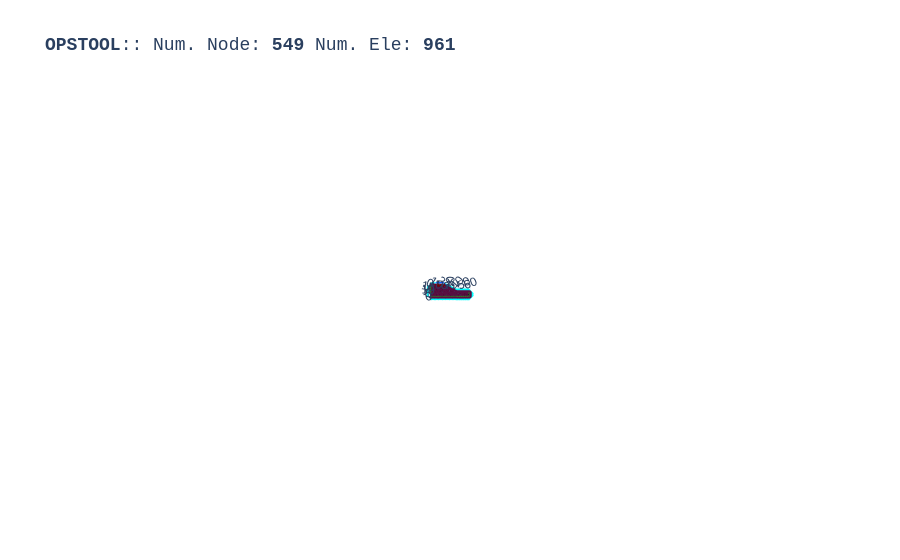

Here is the notebook cell this chart was saved with:
### Code cell
ops.wipeAnalysis()
ops.setTime(0.0)
 
ops.timeSeries("Linear", 1)
ops.pattern("Plain", 1, 1)
for bb in BEAMs:
    opst.pre.transform_beam_uniform_load(bb, wy=-30.0)

opst.vis.plotly.plot_model(show_node_numbering=False, show_ele_numbering=False, show_nodal_loads = True, show_ele_loads=True)

### Figure 1 — Plotly figure (JSON) as saved in the notebook; plotly's stock layout.template omitted (floating-point values rounded to 4 significant figures; data arrays with more than 128 entries replaced by an {"elided": "..."} marker saying what was removed)
{"data": [{"color": "#00FFFF", "hoverinfo": "skip", "i": {"elided": "950 int values"}, "j": {"elided": "950 int values"}, "k": {"elided": "950 int values"}, "name": "Tri31", "opacity": 1, "type": "mesh3d", "x": {"elided": "2850 float values"}, "y": {"elided": "2850 float values"}, "z": {"elided": "2850 float values"}}, {"connectgaps": false, "hoverinfo": "skip", "line": {"color": "black", "width": 1}, "mode": "lines", "name": "Edge", "type": "scatter3d", "x": {"elided": "4750 float values"}, "y": {"elided": "4750 float values"}, "z": {"elided": "4750 float values"}}, {"connectgaps": false, "hoverinfo": "skip", "line": {"color": "#0652ff", "width": 5}, "mode": "lines", "name": "DispBeamColumn2d", "type": "scatter3d", "x": [20.0, 18.95, NaN, 18.95, 17.9, NaN, 17.9, 16.84, NaN, 16.84, 15.79, NaN, 15.79, 14.74, NaN, 14.74, 13.69, NaN, 13.69, 12.64, NaN, 12.64, 11.59, NaN, 11.59, 10.53, NaN, 10.53, 9.482, NaN, 9.482, 8.43, NaN], "y": [15.0, 15.0, NaN, 15.0, 15.0, NaN, 15.0, 15.0, NaN, 15.0, 15.0, NaN, 15.0, 15.0, NaN, 15.0, 15.0, NaN, 15.0, 15.0, NaN, 15.0, 15.0, NaN, 15.0, 15.0, NaN, 15.0, 15.0, NaN, 15.0, 15.0, NaN], "z": [0.0, 0.0, NaN, 0.0, 0.0, NaN, 0.0, 0.0, NaN, 0.0, 0.0, NaN, 0.0, 0.0, NaN, 0.0, 0.0, NaN, 0.0, 0.0, NaN, 0.0, 0.0, NaN, 0.0, 0.0, NaN, 0.0, 0.0, NaN, 0.0, 0.0, NaN]}, {"customdata": {"elided": "950 str values"}, "hovertemplate": "%{customdata}", "marker": {"color": "#00FFFF", "size": 3, "symbol": "diamond-open"}, "mode": "markers", "name": "Tri31", "type": "scatter3d", "x": {"elided": "950 float values"}, "y": {"elided": "950 float values"}, "z": {"elided": "950 float values"}}, {"customdata": ["eleTag: 2001<br>connectedNodes:<br> [538 539]", "eleTag: 2002<br>connectedNodes:<br> [539 540]", "eleTag: 2003<br>connectedNodes:<br> [540 541]", "eleTag: 2004<br>connectedNodes:<br> [541 542]", "eleTag: 2005<br>connectedNodes:<br> [542 543]", "eleTag: 2006<br>connectedNodes:<br> [543 544]", "eleTag: 2007<br>connectedNodes:<br> [544 545]", "eleTag: 2008<br>connectedNodes:<br> [545 546]", "eleTag: 2009<br>connectedNodes:<br> [546 547]", "eleTag: 2010<br>connectedNodes:<br> [547 548]", "eleTag: 2011<br>connectedNodes:<br> [548 549]"], "hovertemplate": "%{customdata}", "marker": {"color": "#0652ff", "size": 3, "symbol": "diamond-open"}, "mode": "markers", "name": "DispBeamColumn2d", "type": "scatter3d", "x": [19.47, 18.42, 17.37, 16.32, 15.27, 14.22, 13.16, 12.11, 11.06, 10.01, 8.956], "y": [15.0, 15.0, 15.0, 15.0, 15.0, 15.0, 15.0, 15.0, 15.0, 15.0, 15.0], "z": [0.0, 0.0, 0.0, 0.0, 0.0, 0.0, 0.0, 0.0, 0.0, 0.0, 0.0]}, {"customdata": {"elided": "549 str values"}, "hovertemplate": "x: %{x}<br>y: %{y}<br>z: %{z} <br>nodeTag: %{customdata}", "marker": {"color": "#580f41", "size": 3, "symbol": "circle"}, "mode": "markers", "name": "Nodes", "type": "scatter3d", "x": {"elided": "549 float values"}, "y": {"elided": "549 float values"}, "z": {"elided": "549 float values"}}, {"connectgaps": false, "hoverinfo": "skip", "line": {"color": "#15b01a", "width": 1}, "mode": "lines", "name": "BC", "type": "scatter3d", "x": {"elided": "619 float values"}, "y": {"elided": "619 float values"}, "z": {"elided": "619 float values"}}, {"connectgaps": false, "hoverinfo": "skip", "line": {"color": "#FF1493", "width": 2.5}, "mode": "lines", "name": "mp constraint", "type": "scatter3d", "x": [20.0, 20.0, NaN, 18.95, 18.95, NaN, 17.9, 17.89, NaN, 16.84, 16.84, NaN, 15.79, 15.79, NaN, 14.74, 14.74, NaN, 13.69, 13.68, NaN, 12.64, 12.63, NaN, 11.59, 11.58, NaN, 10.53, 10.53, NaN, 9.482, 9.474, NaN, 8.43, 8.421, NaN], "y": [15.0, 15.0, NaN, 15.0, 15.0, NaN, 15.0, 15.0, NaN, 15.0, 15.0, NaN, 15.0, 15.0, NaN, 15.0, 15.0, NaN, 15.0, 15.0, NaN, 15.0, 15.0, NaN, 15.0, 15.0, NaN, 15.0, 15.0, NaN, 15.0, 15.0, NaN, 15.0, 15.0, NaN], "z": [0.0, 0.0, NaN, 0.0, 0.0, NaN, 0.0, 0.0, NaN, 0.0, 0.0, NaN, 0.0, 0.0, NaN, 0.0, 0.0, NaN, 0.0, 0.0, NaN, 0.0, 0.0, NaN, 0.0, 0.0, NaN, 0.0, 0.0, NaN, 0.0, 0.0, NaN, 0.0, 0.0, NaN]}, {"connectgaps": false, "hovertemplate": "<b>%{text}</b>", "line": {"color": "#7a0403", "width": 5}, "mode": "lines", "name": "<b>Pattern 1</b><br>Element Load", "text": {"elided": "363 str values"}, "type": "scatter3d", "x": {"elided": "363 float values"}, "y": {"elided": "363 float values"}, "z": {"elided": "363 float values"}}, {"color": "#7a0403", "hovertemplate": "<b>%{text}", "i": {"elided": "3872 int values"}, "j": {"elided": "3872 int values"}, "k": {"elided": "3872 int values"}, "name": "<b>Pattern 1</b><br>Element Load", "text": {"elided": "2178 str values"}, "type": "mesh3d", "x": {"elided": "2178 float values"}, "y": {"elided": "2178 float values"}, "z": {"elided": "2178 float values"}}, {"connectgaps": false, "hovertemplate": "<b>%{text}</b>", "line": {"color": "#7a0403", "width": 5}, "mode": "lines", "name": "<b>Pattern 1</b><br>Element Load", "text": {"elided": "363 str values"}, "type": "scatter3d", "x": {"elided": "363 float values"}, "y": {"elided": "363 float values"}, "z": {"elided": "363 float values"}}, {"color": "#7a0403", "hovertemplate": "<b>%{text}", "i": {"elided": "3872 int values"}, "j": {"elided": "3872 int values"}, "k": {"elided": "3872 int values"}, "name": "<b>Pattern 1</b><br>Element Load", "text": {"elided": "2178 str values"}, "type": "mesh3d", "x": {"elided": "2178 float values"}, "y": {"elided": "2178 float values"}, "z": {"elided": "2178 float values"}}, {"connectgaps": false, "hovertemplate": "<b>%{text}</b>", "line": {"color": "#7a0403", "width": 5}, "mode": "lines", "name": "<b>Pattern 1</b><br>Element Load", "text": {"elided": "363 str values"}, "type": "scatter3d", "x": {"elided": "363 float values"}, "y": {"elided": "363 float values"}, "z": {"elided": "363 float values"}}, {"color": "#7a0403", "hovertemplate": "<b>%{text}", "i": {"elided": "3872 int values"}, "j": {"elided": "3872 int values"}, "k": {"elided": "3872 int values"}, "name": "<b>Pattern 1</b><br>Element Load", "text": {"elided": "2178 str values"}, "type": "mesh3d", "x": {"elided": "2178 float values"}, "y": {"elided": "2178 float values"}, "z": {"elided": "2178 float values"}}], "layout": {"autosize": true, "font": {"family": "Arial, sans-serif"}, "scene": {"aspectmode": "data", "camera": {"eye": {"x": 0, "y": -0.1, "z": 60}}, "dragmode": "pan", "xaxis": {"showbackground": false}, "yaxis": {"showbackground": false}, "zaxis": {"showbackground": true, "showgrid": true, "showticklabels": false, "ticks": "", "title": {"text": ""}, "visible": true}}, "showlegend": false, "title": {"font": {"family": "courier", "size": 18}, "text": "<b>OPSTOOL</b>:: Num. Node: <b>549</b> Num. Ele: <b>961</b>"}}}
